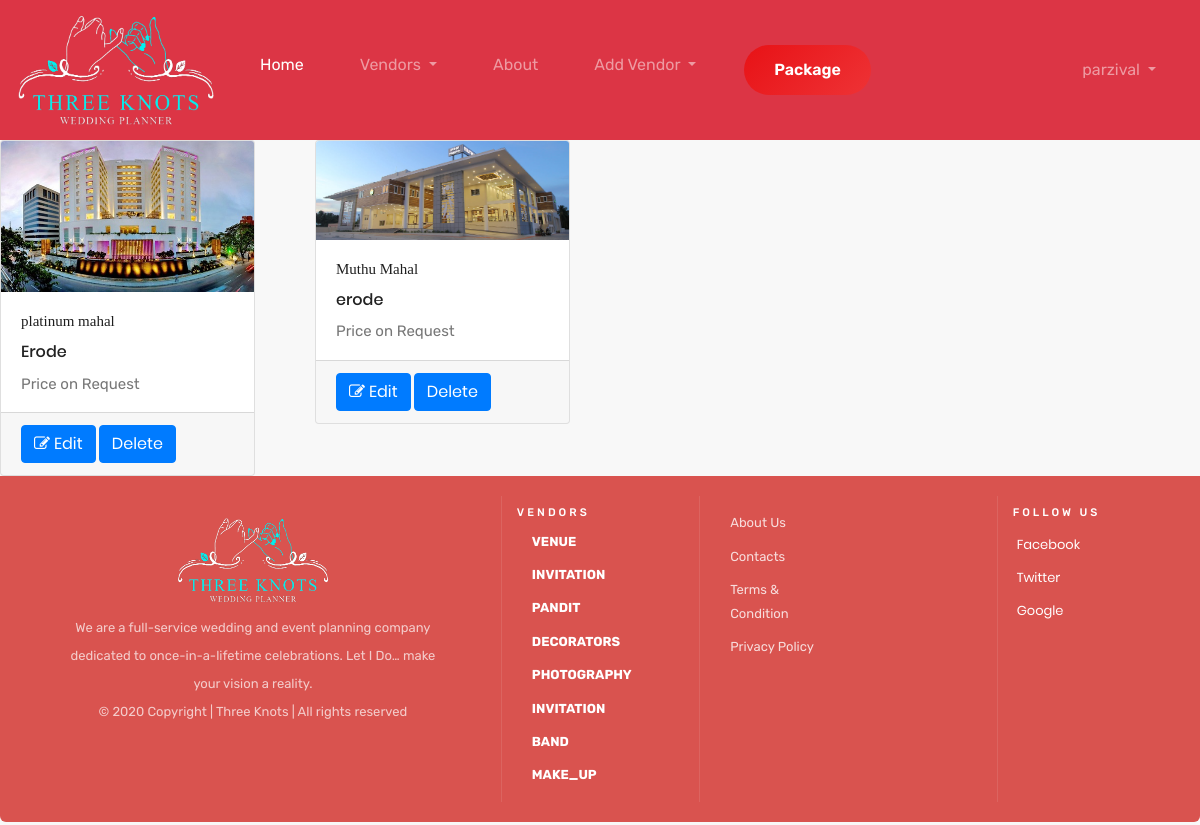
Page /adverts (signed in) on the committed database.
### threeknots/models.py (models this page shows)
class vendortable(models.Model):
   name = models.CharField(max_length=58)
   address = models.CharField(max_length=58)
   vendortype=models.CharField(max_length=58)
   customerid=models.CharField(max_length=58)
   type = models.CharField(max_length=100,null=True)
   hallsize = models.CharField(max_length=58,null=True)
   seats = models.IntegerField(null=True)
   rooms = models.IntegerField(null=True)
   number = models.IntegerField()
   checks = models.CharField(max_length=100, null=True)
   about = models.TextField(max_length=98)
   image = models.ImageField(max_length=100)
   ctype = models.CharField(max_length=100,null=True)
   boxed = models.ImageField(max_length=100, null=True)
   uboxed = models.ImageField(max_length=100, null=True)
   scroll = models.ImageField(max_length=100, null=True)
   bprice = models.IntegerField(null=True)
   unprice = models.IntegerField(null=True)
   sprice = models.IntegerField(null=True)
   othprice = models.CharField(max_length=80, null=True)
   otherc = models.CharField(max_length=100, null=True)
   otheri = models.ImageField(max_length=100, null=True)
   other = models.ImageField(max_length=100,null=True)
   experi = models.CharField(max_length=100,null=True)
   service = models.CharField(max_length=100,null=True)
   lang = models.CharField(max_length=100, null=True)
   special = models.CharField(max_length=100,null=True)
   catertype = models.CharField(max_length=100,null=True)
   style = models.CharField(max_length=100,null=True)
   otherstyle = models.CharField(max_length=100, null=True)
   package = models.CharField(max_length=100,null=True)
   others = models.CharField(max_length=58,null=True)
   photopackage = models.CharField(max_length=100,null=True)
   price = models.CharField(max_length=100,null=True)
   ameniti = models.CharField(max_length=100,null=True)
   makeup = models.CharField(max_length=100,null=True)
   offer = models.CharField(max_length=100,null=True)
   bandstyle = models.CharField(max_length=100,null=True)
   event = models.CharField(max_length=100,null=True)
   bandothers = models.CharField(max_length=100, null=True)
   vendor = models.CharField(max_length=100,null=True)
   genres = models.CharField(max_length=100,null=True)
   othergen = models.CharField(max_length=58,null=True)
   choreo = models.CharField(max_length=100,null=True)
   otherchoreo = models.CharField(max_length=58,null=True)
   status=models.CharField(max_length=58,null=True)

### threeknots/views.py (the view)
# urls.py: path('adverts', views.adverts, name='adverts'),
def adverts(request):
    user = request.user.id
    result = vendortable.objects.filter(customerid=user)
    result2 = vendortable.objects.filter(status="0")
    return render(request, "adverts.html",{'result':result,'result2':result2})

### templates/adverts.html (shortened to what this page needs)
{% extends 'base.html' %}
{% load static %}
{% block content %}
<head>
</head>
<body>
<div class="row">
    <div class="card-deck">
        {%for i in result%}
        <div class="col-sm-6 col-md-3">
            <div class="card">
                <a href="#"><img class="card-img-top" src="/media/{{i.image}}" width="100" height="150"  alt=""></a>
                <div class="card-body">
                    <h4 class="card-title">
                        <a href="{{i.id}}" target="_blank">{{i.name}}</a>
                    </h4>
                    <h5>{{i.address}}</h5>
                    <p class="card-text">Price on Request</p>
                </div>
                <div class="card-footer">
                     <a href="" class="btn btn-primary"><i class="fa fa-edit"></i> Edit</a>
                     <a href="" class="btn btn-primary">Delete</a>
                </div>
            </div>
        </div>
        {%endfor%}
    </div>
</div>
{% endblock %}

### templates/base.html (shortened to what this page needs)
{% load static %}
<html>
<head>
    <link rel="stylesheet" href="https://stackpath.bootstrapcdn.com/bootstrap/4.5.2/css/bootstrap.min.css">
    <link rel="stylesheet" href="https://maxcdn.bootstrapcdn.com/font-awesome/4.4.0/css/font-awesome.min.css">
    <link rel="stylesheet" href="{% static 'css/style.css' %}">
    <link rel="stylesheet" href="{% static 'css/login.css' %}">
    <link rel="stylesheet" href="{% static 'css/log/main.css' %}">
    <link rel="stylesheet" href="{% static 'css/log/global.css' %}">
    <link rel="stylesheet" href="{% static 'css/log/responsive.css' %}">
    <link rel="stylesheet" href="{% static 'css/owl.carousel.min.css' %}">
    <link rel="stylesheet" href="{% static 'css/magnific-popup.css' %}">
    <link rel="stylesheet" href="{% static 'css/font-awesome.min.css' %}">
    <link rel="stylesheet" href="{% static 'css/themify-icons.css' %}">
    <link rel="stylesheet" href="{% static 'css/nice-select.css' %}">
    <link rel="stylesheet" href="{% static 'css/flaticon.css' %}">
    <link rel="stylesheet" href="{% static 'css/gijgo.css' %}">
    <link rel="stylesheet" href="{% static 'css/animate.css' %}">
    <link rel="stylesheet" href="{% static 'css/slick.css' %}">
    <link rel="stylesheet" href="{% static 'css/slicknav.css' %}">
    <link rel="stylesheet" href="https://ajax.googleapis.com/ajax/libs/jqueryui/1.11.2/themes/smoothness/jquery-ui.css">
    <link rel="stylesheet" href="{% static 'fonts/material-design-iconic-font.min.css' %}">
</head>
<body>
<nav class="navbar navbar-expand-sm bg-danger navbar-dark">
    <a class="navbar-brand" href="home" >
        <img src="{% static 'images/venue/new1.png' %}" width="200" height="100" alt="logo">
    </a>
    <div class="collapse navbar-collapse" id="navbarNavDropdown">
        <ul class="navbar-nav">
            <li class="nav-item active">
                <a class="nav-link" href="home">Home </a>
            </li>
            <li class="nav-item dropdown">
                <a class="nav-link  dropdown-toggle" href="#" data-toggle="dropdown"> Vendors  </a>
            <li class="nav-item">
                <a class="nav-link" href="#">About</a>
            </li>
            <li class="nav-item dropdown">
                <a class="nav-link  dropdown-toggle" href="#" data-toggle="dropdown">Add Vendor  </a>
            </li>
            <li>
                <button type="button" class="btn btn-danger btn-sm btn-radius">Package</button>
            </li>
        </ul>
    </div>
    <ul class="navbar-nav justify-content-end">
        <li class="nav-item">
            {% if user.is_authenticated %}
            <li class="nav-item dropdown">
                <a class="nav-link  dropdown-toggle" href="#" data-toggle="dropdown"> {{ user.username }} </a>
            {% else %}
            <a class="nav-link" href="index">Login/Register</a>
            {% endif %}
        </li>
    </ul>
</nav>
{% block content%}
{% endblock %}
<footer class="footer-bs">
    <div class="row">
        <div class="col-md-4 footer-brand animated fadeInLeft">
            <a class="footer-brand" href="home" >
                <img src="{% static 'images/venue/new1.png' %}" width="200" height="100" alt="logo">
            </a>
            <p>We are a full-service wedding and event planning company dedicated to once-in-a-lifetime celebrations. Let I Do… make your vision a reality. </p>
            <p>© 2020 Copyright | Three Knots | All rights reserved</p>
        </div>
        <div class="col-md-2 footer-nav animated fadeInUp">
            <h4>Vendors</h4>
            <div class="col-md-4">
                <ul class="pages">
                    <li><a href="venue">Venue</a></li>
                    <li><a href="#">Invitation</a></li>
                    <li><a href="#">Pandit</a></li>
                    <li><a href="#">Decorators</a></li>
                </ul>
            </div>
            <div class="col-md-4">
                <ul class="pages">
                    <li><a href="#">Photography</a></li>
                    <li><a href="#">Invitation</a></li>
                    <li><a href="#">Band</a></li>
                    <li><a href="#">Make_Up</a></li>
                </ul>
            </div>
        </div>
        <div class="col-md-3 footer-nav animated fadeInUp">
            <div class="col-md-6">
                <ul class="list">
                    <li><a href="#">About Us</a></li>
                    <li><a href="#">Contacts</a></li>
                    <li><a href="#">Terms & Condition</a></li>
                    <li><a href="#">Privacy Policy</a></li>
                </ul>
            </div>
        </div>
        <div class="col-md-2 footer-social animated fadeInDown">
            <h4>Follow Us</h4>
            <ul>
                <li><a href="#">Facebook</a></li>
                <li><a href="#">Twitter</a></li>
                <li><a href="#">Google</a></li>
            </ul>
        </div>
    </div>
</footer>
</body>
</html>

### static/css/login.css (style rules this page uses)
img { max-width: 100%; height: auto; }
p { margin-bottom: 0px; font-size: 15px; color: #777; }
body { font-size: 13px; line-height: 1.8; color: #222; background: #f8f8f8; font-weight: 400; font-family: Poppins; }

### static/css/log/main.css (style rules this page uses)
input[type=checkbox]:not(old):checked + label > span, { background-image : -moz-linear-gradient(rgb(255,255,255),rgb(255,255,255)); background-image : -ms-linear-gradient(rgb(255,255,255),rgb(255,255,255)); background-image : -o-linear-gradient(rgb(255,255,255),rgb(255,255,255)); background-image : -webkit-linear-gradient(rgb(255,255,255),rgb(255,255,255)); background-image : linear-gradient(rgb(255,255,255),rgb(255,255,255 )); }

### static/css/log/global.css (style rules this page uses)
img { max-width: 100%; height: auto; }
p { margin-bottom: 0px; font-size: 15px; color: #777; }
body { font-size: 13px; line-height: 1.8; color: $black-color; background: #f8f8f8; font-weight: 400; font-family: Poppins; }

### templates/base.html (style rules this page uses)
.navbar-nav > li { padding-left:20px; padding-right:20px; }
h2,h4 { color:white; font-family: "Playfair Display"; }
.nav-link { font-size: 18px; font-family:"Playfair Display"; font-size: 1rem; line-height: 1.5; font-family: "Rubik", sans-serif; font-weight: normal; font-style: normal; list-style: none; box-sizing: border-box; text-decoration: none; background-color: transparent; transition: 0.3s; outline: medium none; display: block; padding: .5rem 1rem; padding-right: .5rem; padding-left: .5rem; }
.btn-sm { font-size: 16px; font-weight: 600; padding: 13px 30px; font-family: "Rubik", sans-serif; }
.btn-radius { border-radius: 100px !important; }
.btn-danger { background: #e81216; background: -moz-linear-gradient(-45deg, #e81216 0%, #f45355 50%, #f6290c 51%, #ed0e11 71%, #fc1b21 100%); background: -webkit-linear-gradient(-45deg, #e81216 0%,#f45355 50%,#f6290c 51%,#ed0e11 71%,#fc1b21 100%); background: linear-gradient(135deg, #e81216 0%,#f45355 50%,#f6290c 51%,#ed0e11 71%,#fc1b21 100%); filter: progid:DXImageTransform.Microsoft.gradient( startColorstr='#e81216', endColorstr='#fc1b21',GradientType=1 ); background-size: 400% 400%; -webkit-animation: AnimationName 3s ease infinite; -moz-animation: AnimationName 3s ease infinite; animation: AnimationName 3s ease infinite; -webkit-animation: AnimationName 3s ease infinite; -moz-animation: AnimationName 3s ease infinite; animation: AnimationName 3s ease infinite; border: medium none; }
.footer-bs { background-color: #d9534f; padding: 20px 20px; color: rgba(255,255,255,1.00); margin-bottom: 3px; border-bottom-right-radius: 6px; border-top-left-radius: 0px; border-bottom-left-radius: 6px; }
.footer-brand { display: block; margin-left: auto; margin-right: auto; width: 50%; }
.footer-bs .footer-brand, .footer-bs .footer-nav, .footer-bs .footer-social, .footer-bs .footer-ns { padding:10px 15px; }
.footer-bs .footer-nav, .footer-bs .footer-social, .footer-bs .footer-ns { border-color: transparent; }
.footer-bs .footer-brand p { font-size:13px; color:rgba(255,255,255,0.70); font-family: "Rubik", sans-serif; text-align: center; }
.footer-bs .footer-nav ul.pages { list-style:none; padding:0px; }
.footer-bs .footer-nav ul.pages li { padding:5px 0px; }
.footer-bs .footer-nav ul.pages a { color:rgba(255,255,255,1.00); font-family: "Rubik", sans-serif;font-size: 13px; font-weight:bold; text-transform:uppercase; align-content: center; }
.footer-bs .footer-nav h4 { font-family: "Rubik", sans-serif; font-size: 11px; text-transform: uppercase; letter-spacing: 3px; margin-bottom:5px; }
.footer-bs .footer-nav ul.list { list-style:none; padding:0px; }
.footer-bs .footer-nav ul.list li { padding:5px 0px; align-content: center; }
.footer-bs .footer-nav ul.list a { color:rgba(255,255,255,0.80);font-family: "Rubik", sans-serif;font-size: 13px; align-content: center; }
.footer-bs .footer-social ul { list-style:none; padding:0px; }
.footer-bs .footer-social h4 { font-family: "Rubik", sans-serif; font-size: 11px; text-transform: uppercase; letter-spacing: 3px; align-content: center; }
.footer-bs .footer-social li { padding:5px 4px; }
.footer-bs .footer-social a { color:rgba(255,255,255,1.00); }
@media (min-width: 768px) { .footer-bs .footer-nav, .footer-bs .footer-social, .footer-bs .footer-ns { border-left:solid 1px rgba(255,255,255,0.10); } }

### rows in the picture
vendortable: image (picture), name "platinum mahal", address "Erode"
vendortable: image (picture), name "Muthu Mahal", address "erode"

### other values in the picture
{{ user.username }} "parzival"
